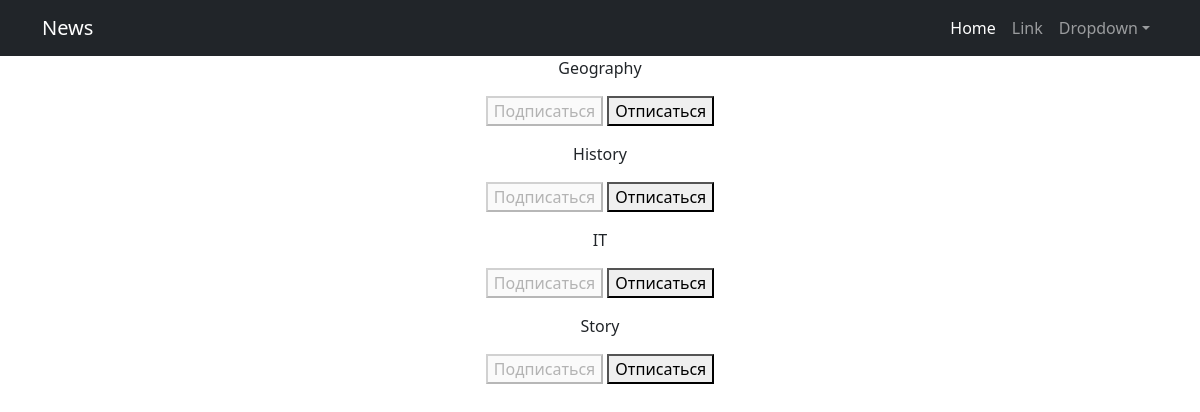
Page /news/subscriptions/ (signed in) on the committed database.
### News/models.py (models this page shows, shortened)
class Category(models.Model):
    name = models.CharField(max_length= 255, unique=True)

### News/views.py (the view, shortened to what this page needs)
# urls.py: path('subscriptions/', subscriptions, name='subscriptions')
@login_required
@csrf_protect
def subscriptions(request):
    categories_with_subscriptions = Category.objects.annotate(
        user_subscribed=Exists(
            Subscriptions.objects.filter(
                user=request.user,
                category=OuterRef('pk'),
            )
        )
    ).order_by('name')
    return render(
        request,
        'subscriptions.html',
        {'categories': categories_with_subscriptions},
    )

### templates/subscriptions.html (shortened to what this page needs)
{% extends 'flatpages/default.html' %}
{% block content %}
    {% for category in categories  %}
        <p>
            {{ category.name }}
            <form method="post">
                {% if category.user_subscribed %}
                    <button disabled>Подписаться</button>
                    <button name="action" value="unsubscribe">Отписаться</button>
                {% else %}
                    <button name="action" value="subscribe">Подписаться</button>
                    <button disabled>Отписаться</button>
                {% endif %}
            </form>
        </p>
    {% endfor %}
{% endblock content %}

### rows in the picture
Category: name "Geography", shows "Подписаться"
Category: name "History", shows "Подписаться"
Category: name "IT", shows "Подписаться"
Category: name "Story", shows "Подписаться"
